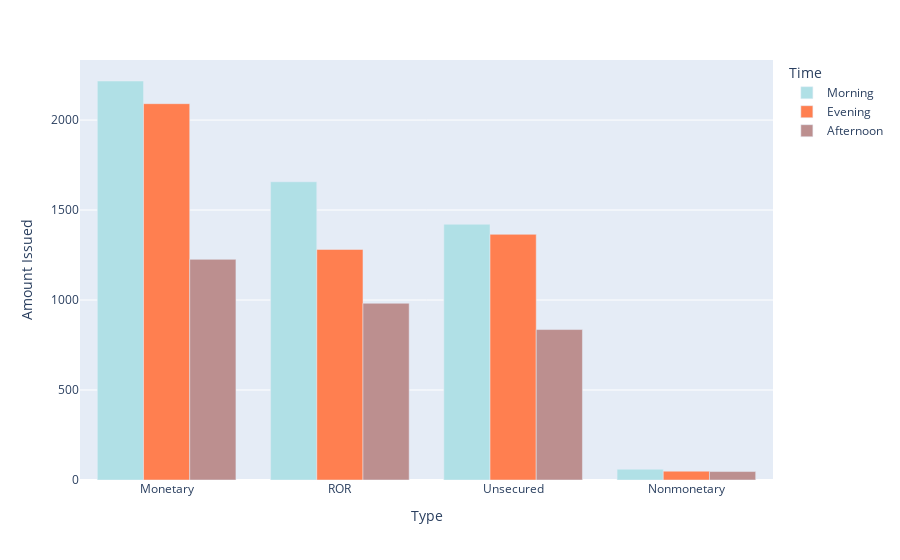
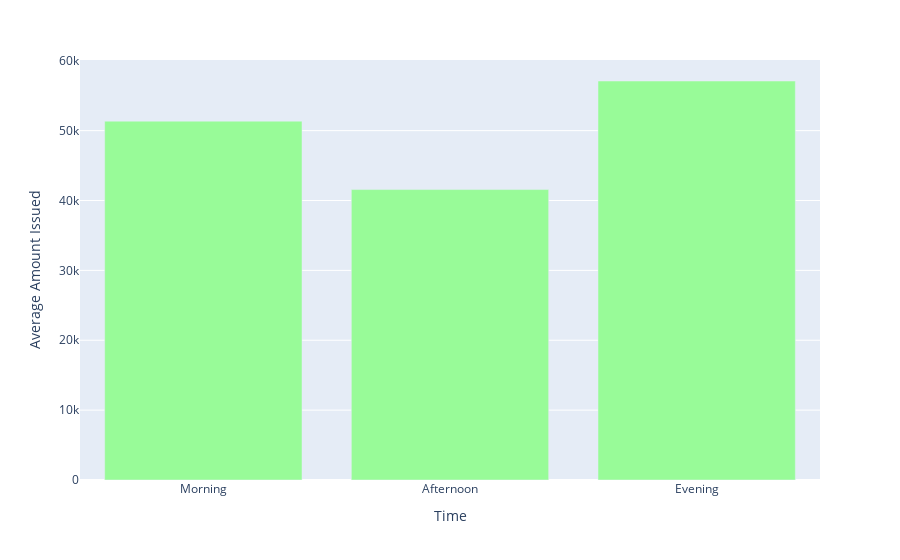

Notebook code for these charts, in order:
### Code cell
morning_type =[]
afternoon_type = []
evening_type = []
morning_amt =[]
evening_amt =[]
afternoon_amt= []

i = 0
for time in prelim_time:
    parse_time_m = time.split()
    parse_time_c = time.split(':')
    if type(bail_type[i]) == str and bail_type[i] != 'Nominal':
        if parse_time_m[1] == 'AM':
            if int(parse_time_c[0]) >3:
                morning_type.append(bail_type[i])
                morning_amt.append(bail_amt[i])
            else:
                evening_type.append(bail_type[i])
                evening_amt.append(bail_amt[i])
        else:
            if int(parse_time_c[0]) < 6:
                afternoon_type.append(bail_type[i])
                afternoon_amt.append(bail_amt[i])
            else:
                evening_type.append(bail_type[i])
                evening_amt.append(bail_amt[i])
    i += 1
morning_tct = Counter(morning_type).most_common()
value_morn = []
type_morning = []
time_morn = []
for i in morning_tct:
    type_morning.append(i[0])
    value_morn.append(i[1])
    time_morn.append("Morning")

evening_tct = Counter(evening_type).most_common()
value_evening = []
type_evening = []
time_evening = []
for i in evening_tct:
    type_evening.append(i[0])
    value_evening.append(i[1])
    time_evening.append("Evening")

afternoon_tct = Counter(afternoon_type).most_common()
value_aft = []
type_aft = []
time_aft = []
for i in afternoon_tct:
    type_aft.append(i[0])
    value_aft.append(i[1])
    time_aft.append("Afternoon")

time = time_morn
for time_ in time_evening:
    time.append(time_)
for time_ in time_aft:
    time.append(time_)
type_bail  = type_morning
for type_ in type_evening:
    type_bail.append(type_)
for type_ in type_aft:
    type_bail.append(type_)
    
values = value_morn

for value in value_evening:
    values.append(value)
for value in value_aft:
    values.append(value)
    

df = pd.DataFrame({"Time":time, 'Type': type_bail, 'Amount Issued':values})

fig_overall = px.bar(df, x = 'Type', y = 'Amount Issued', color = 'Time', barmode='group',color_discrete_sequence = colors)
fig_overall.show()

time = ['Morning', 'Afternoon','Evening']
avg_amount = [statistics.mean(morning_amt), statistics.mean(afternoon_amt), statistics.mean(evening_amt)]
df_time_type = pd.DataFrame({'Time':time, 'Average Amount Issued':avg_amount})
fig_time = px.bar(df_time_type, x= "Time", y="Average Amount Issued",color_discrete_sequence =['palegreen']*len(df_time_type))
fig_time.show()

### Figure 1 — Plotly figure (JSON) as saved in the notebook; plotly's stock layout.template omitted (floating-point values rounded to 4 significant figures)
{"data": [{"alignmentgroup": "True", "hovertemplate": "Time=Morning<br>Type=%{x}<br>Amount Issued=%{y}<extra></extra>", "legendgroup": "Morning", "marker": {"color": "powderblue"}, "name": "Morning", "offsetgroup": "Morning", "orientation": "v", "showlegend": true, "textposition": "auto", "type": "bar", "x": ["Monetary", "ROR", "Unsecured", "Nonmonetary"], "xaxis": "x", "y": [2217, 1657, 1421, 60], "yaxis": "y"}, {"alignmentgroup": "True", "hovertemplate": "Time=Evening<br>Type=%{x}<br>Amount Issued=%{y}<extra></extra>", "legendgroup": "Evening", "marker": {"color": "coral"}, "name": "Evening", "offsetgroup": "Evening", "orientation": "v", "showlegend": true, "textposition": "auto", "type": "bar", "x": ["Monetary", "Unsecured", "ROR", "Nonmonetary"], "xaxis": "x", "y": [2091, 1365, 1281, 49], "yaxis": "y"}, {"alignmentgroup": "True", "hovertemplate": "Time=Afternoon<br>Type=%{x}<br>Amount Issued=%{y}<extra></extra>", "legendgroup": "Afternoon", "marker": {"color": "rosybrown"}, "name": "Afternoon", "offsetgroup": "Afternoon", "orientation": "v", "showlegend": true, "textposition": "auto", "type": "bar", "x": ["Monetary", "ROR", "Unsecured", "Nonmonetary"], "xaxis": "x", "y": [1226, 982, 836, 47], "yaxis": "y"}], "layout": {"barmode": "group", "legend": {"title": {"text": "Time"}, "tracegroupgap": 0}, "margin": {"t": 60}, "xaxis": {"anchor": "y", "domain": [0, 1], "title": {"text": "Type"}}, "yaxis": {"anchor": "x", "domain": [0, 1], "title": {"text": "Amount Issued"}}}}

### Figure 2 — Plotly figure (JSON) as saved in the notebook; plotly's stock layout.template omitted (floating-point values rounded to 4 significant figures)
{"data": [{"alignmentgroup": "True", "hovertemplate": "Time=%{x}<br>Average Amount Issued=%{y}<extra></extra>", "legendgroup": "", "marker": {"color": "palegreen"}, "name": "", "offsetgroup": "", "orientation": "v", "showlegend": false, "textposition": "auto", "type": "bar", "x": ["Morning", "Afternoon", "Evening"], "xaxis": "x", "y": [51360, 41565, 57104], "yaxis": "y"}], "layout": {"barmode": "relative", "legend": {"tracegroupgap": 0}, "margin": {"t": 60}, "xaxis": {"anchor": "y", "domain": [0, 1], "title": {"text": "Time"}}, "yaxis": {"anchor": "x", "domain": [0, 1], "title": {"text": "Average Amount Issued"}}}}
